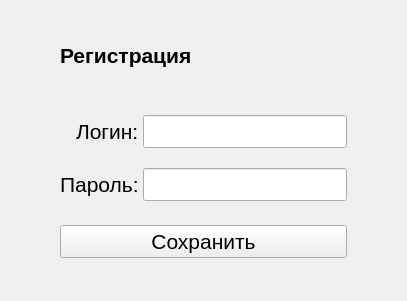
<?xml version="1.0" encoding="UTF-8"?>
<ui version="4.0">
 <class>Form</class>
 <widget class="QWidget" name="Form">
  <property name="geometry">
   <rect>
    <x>0</x>
    <y>0</y>
    <width>407</width>
    <height>301</height>
   </rect>
  </property>
  <property name="windowTitle">
   <string>Form</string>
  </property>
  <widget class="QWidget" name="layoutWidget">
   <property name="geometry">
    <rect>
     <x>60</x>
     <y>20</y>
     <width>287</width>
     <height>238</height>
    </rect>
   </property>
   <layout class="QVBoxLayout" name="verticalLayout">
    <property name="spacing">
     <number>24</number>
    </property>
    <item>
     <widget class="QLabel" name="label">
      <property name="font">
       <font>
        <pointsize>16</pointsize>
        <weight>75</weight>
        <bold>true</bold>
       </font>
      </property>
      <property name="acceptDrops">
       <bool>false</bool>
      </property>
      <property name="layoutDirection">
       <enum>Qt::LeftToRight</enum>
      </property>
      <property name="text">
       <string>Регистрация</string>
      </property>
      <property name="wordWrap">
       <bool>false</bool>
      </property>
     </widget>
    </item>
    <item>
     <layout class="QFormLayout" name="formLayout">
      <property name="labelAlignment">
       <set>Qt::AlignRight|Qt::AlignTrailing|Qt::AlignVCenter</set>
      </property>
      <property name="horizontalSpacing">
       <number>4</number>
      </property>
      <property name="verticalSpacing">
       <number>20</number>
      </property>
      <item row="0" column="0">
       <widget class="QLabel" name="label_2">
        <property name="font">
         <font>
          <pointsize>16</pointsize>
          <weight>50</weight>
          <bold>false</bold>
         </font>
        </property>
        <property name="text">
         <string>Логин:</string>
        </property>
       </widget>
      </item>
      <item row="0" column="1">
       <widget class="QLineEdit" name="lineEdit">
        <property name="enabled">
         <bool>true</bool>
        </property>
        <property name="font">
         <font>
          <pointsize>16</pointsize>
         </font>
        </property>
       </widget>
      </item>
      <item row="1" column="0">
       <widget class="QLabel" name="label_3">
        <property name="font">
         <font>
          <pointsize>16</pointsize>
          <weight>50</weight>
          <bold>false</bold>
         </font>
        </property>
        <property name="text">
         <string>Пароль:</string>
        </property>
       </widget>
      </item>
      <item row="1" column="1">
       <widget class="QLineEdit" name="lineEdit_2">
        <property name="font">
         <font>
          <pointsize>16</pointsize>
         </font>
        </property>
       </widget>
      </item>
     </layout>
    </item>
    <item>
     <layout class="QHBoxLayout" name="horizontalLayout">
      <item>
       <widget class="QPushButton" name="pushButton">
        <property name="font">
         <font>
          <pointsize>16</pointsize>
         </font>
        </property>
        <property name="text">
         <string>Сохранить</string>
        </property>
       </widget>
      </item>
     </layout>
    </item>
   </layout>
  </widget>
 </widget>
 <resources/>
 <connections/>
</ui>
